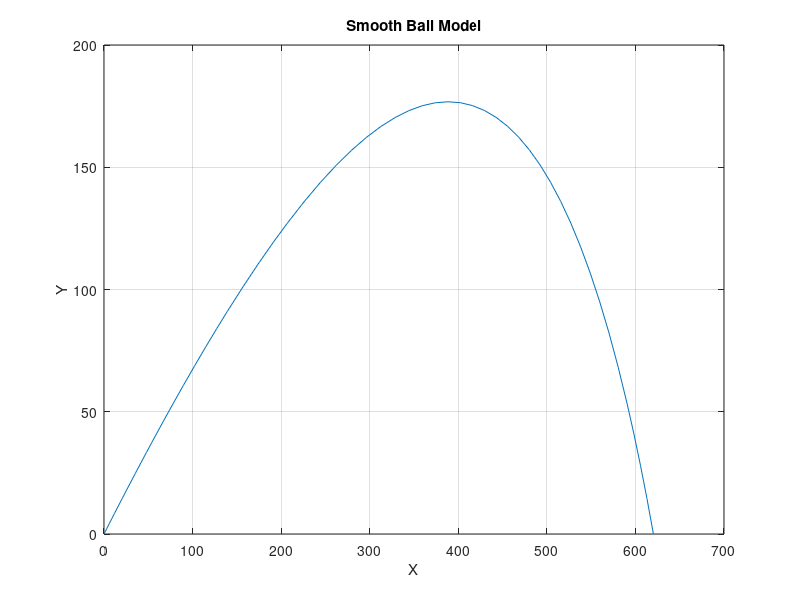

The MATLAB source for this figure:
function Smoothball 
    [t,x]=ode45(@flights,[0,6.299],[0,175,0,125]); 
    %initial velocity = 215.06 feet/sec = 146.63 m/h @ 35.54 degrees 
    plot(x(:,1),x(:,3)); 
    title('Smooth Ball Model');
    xlabel('X'); 
    ylabel('Y');
    grid on 
end

function xprime=flights(t,x) 
    %Parameters 
    C_d=.25; 
    r=.002378; 
    A=.25*pi*(1.75/12)^2; 
    m=(1.5/(16*32.2)); 
    %D =((1/2)*C_d*r*A*V^2 %Square of the velocity is in the equation, therefore
    D =((1/2)*C_d*r*A); 
    xprime=zeros(2,1); 
    %X 
    xprime(1)=x(2); 
    xprime(2)=-(D/m)*x(2)^2; 
    %Y 
    xprime(3)=x(4); 
    xprime(4)=-32.2-(D/m)*x(4)^2; 
end